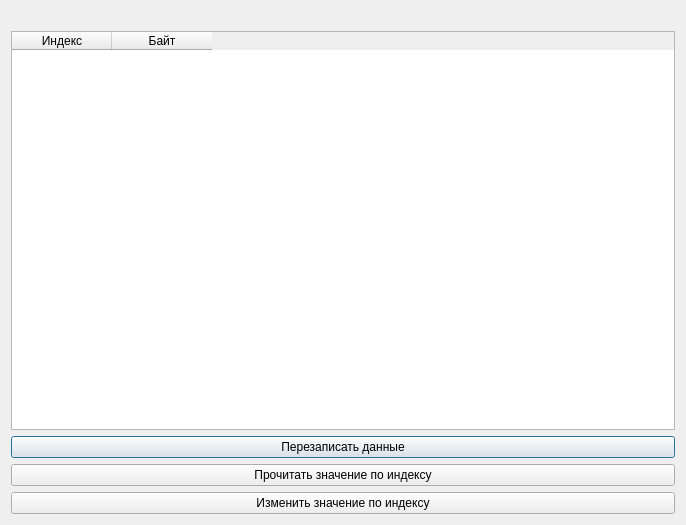
<?xml version="1.0" encoding="UTF-8"?>
<ui version="4.0">
 <class>ArrDialog</class>
 <widget class="QDialog" name="ArrDialog">
  <property name="geometry">
   <rect>
    <x>0</x>
    <y>0</y>
    <width>686</width>
    <height>525</height>
   </rect>
  </property>
  <property name="windowTitle">
   <string>Dialog</string>
  </property>
  <layout class="QVBoxLayout" name="verticalLayout">
   <item>
    <widget class="QLabel" name="infoLabel">
     <property name="text">
      <string/>
     </property>
    </widget>
   </item>
   <item>
    <widget class="QTableWidget" name="dataWidget">
     <property name="editTriggers">
      <set>QAbstractItemView::EditTrigger::NoEditTriggers</set>
     </property>
     <column>
      <property name="text">
       <string>Индекс</string>
      </property>
     </column>
     <column>
      <property name="text">
       <string>Байт</string>
      </property>
     </column>
    </widget>
   </item>
   <item>
    <widget class="QPushButton" name="writeDataButton">
     <property name="text">
      <string>Перезаписать данные</string>
     </property>
    </widget>
   </item>
   <item>
    <widget class="QPushButton" name="readIndexButton">
     <property name="text">
      <string>Прочитать значение по индексу</string>
     </property>
    </widget>
   </item>
   <item>
    <widget class="QPushButton" name="writeIndexButton">
     <property name="text">
      <string>Изменить значение по индексу</string>
     </property>
    </widget>
   </item>
  </layout>
 </widget>
 <resources/>
 <connections/>
</ui>
